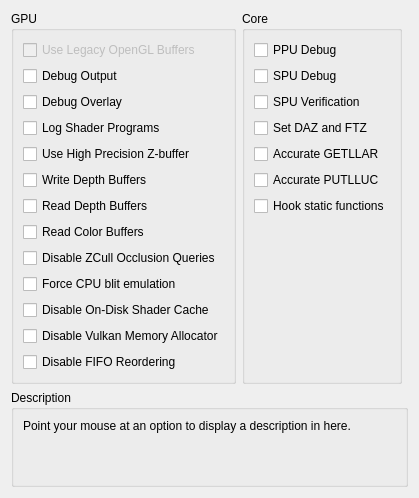
     <widget class="QWidget" name="debugTab">
      <attribute name="title">
       <string>Debug</string>
      </attribute>
      <layout class="QVBoxLayout" name="verticalLayout_53">
       <item>
        <layout class="QHBoxLayout" name="horizontalLayout_21" stretch="1,1,1">
         <item>
          <widget class="QGroupBox" name="groupBox_48">
           <property name="enabled">
            <bool>true</bool>
           </property>
           <property name="title">
            <string>GPU</string>
           </property>
           <property name="alignment">
            <set>Qt::AlignLeading|Qt::AlignLeft|Qt::AlignTop</set>
           </property>
           <layout class="QVBoxLayout" name="verticalLayout_17">
            <item alignment="Qt::AlignTop">
             <widget class="QCheckBox" name="glLegacyBuffers">
              <property name="enabled">
               <bool>false</bool>
              </property>
              <property name="text">
               <string>Use Legacy OpenGL Buffers</string>
              </property>
             </widget>
            </item>
            <item alignment="Qt::AlignTop">
             <widget class="QCheckBox" name="debugOutput">
              <property name="text">
               <string>Debug Output</string>
              </property>
             </widget>
            </item>
            <item>
             <widget class="QCheckBox" name="debugOverlay">
              <property name="text">
               <string>Debug Overlay</string>
              </property>
             </widget>
            </item>
            <item>
             <widget class="QCheckBox" name="logProg">
              <property name="text">
               <string>Log Shader Programs</string>
              </property>
             </widget>
            </item>
            <item alignment="Qt::AlignTop">
             <widget class="QCheckBox" name="forceHighpZ">
              <property name="text">
               <string>Use High Precision Z-buffer</string>
              </property>
             </widget>
            </item>
            <item>
             <widget class="QCheckBox" name="dumpDepth">
              <property name="text">
               <string>Write Depth Buffers</string>
              </property>
             </widget>
            </item>
            <item>
             <widget class="QCheckBox" name="readDepth">
              <property name="text">
               <string>Read Depth Buffers</string>
              </property>
             </widget>
            </item>
            <item>
             <widget class="QCheckBox" name="readColor">
              <property name="text">
               <string>Read Color Buffers</string>
              </property>
             </widget>
            </item>
            <item>
             <widget class="QCheckBox" name="disableHwOcclusionQueries">
              <property name="text">
               <string>Disable ZCull Occlusion Queries</string>
              </property>
             </widget>
            </item>
            <item>
             <widget class="QCheckBox" name="forceCpuBlitEmulation">
              <property name="text">
               <string>Force CPU blit emulation</string>
              </property>
             </widget>
            </item>
            <item>
             <widget class="QCheckBox" name="disableOnDiskShaderCache">
              <property name="text">
               <string>Disable On-Disk Shader Cache</string>
              </property>
             </widget>
            </item>
            <item>
             <widget class="QCheckBox" name="disableVulkanMemAllocator">
              <property name="text">
               <string>Disable Vulkan Memory Allocator</string>
              </property>
             </widget>
            </item>
            <item>
             <widget class="QCheckBox" name="disableFIFOReordering">
              <property name="text">
               <string>Disable FIFO Reordering</string>
              </property>
             </widget>
            </item>
           </layout>
          </widget>
         </item>
         <item>
          <widget class="QGroupBox" name="groupBox_7">
           <property name="title">
            <string>Core</string>
           </property>
           <layout class="QVBoxLayout" name="verticalLayout_44">
            <item>
             <widget class="QCheckBox" name="ppuDebug">
              <property name="text">
               <string>PPU Debug</string>
              </property>
             </widget>
            </item>
            <item>
             <widget class="QCheckBox" name="spuDebug">
              <property name="text">
               <string>SPU Debug</string>
              </property>
             </widget>
            </item>
            <item>
             <widget class="QCheckBox" name="spuVerification">
              <property name="text">
               <string>SPU Verification</string>
              </property>
             </widget>
            </item>
            <item>
             <widget class="QCheckBox" name="setDAZandFTZ">
              <property name="text">
               <string>Set DAZ and FTZ</string>
              </property>
             </widget>
            </item>
            <item>
             <widget class="QCheckBox" name="accurateGETLLAR">
              <property name="text">
               <string>Accurate GETLLAR</string>
              </property>
             </widget>
            </item>
            <item>
             <widget class="QCheckBox" name="accuratePUTLLUC">
              <property name="text">
               <string>Accurate PUTLLUC</string>
              </property>
             </widget>
            </item>
            <item>
             <widget class="QCheckBox" name="hookStFunc">
              <property name="text">
               <string>Hook static functions</string>
              </property>
             </widget>
            </item>
            <item>
             <spacer name="verticalSpacer">
              <property name="orientation">
               <enum>Qt::Vertical</enum>
              </property>
              <property name="sizeHint" stdset="0">
               <size>
                <width>0</width>
                <height>0</height>
               </size>
              </property>
             </spacer>
            </item>
           </layout>
          </widget>
         </item>
         <item>
          <widget class="QWidget" name="widget_11" native="true"/>
         </item>
        </layout>
       </item>
       <item>
        <spacer name="verticalSpacer_10">
         <property name="orientation">
          <enum>Qt::Vertical</enum>
         </property>
         <property name="sizeHint" stdset="0">
          <size>
           <width>0</width>
           <height>0</height>
          </size>
         </property>
        </spacer>
       </item>
       <item>
        <widget class="QGroupBox" name="groupBox_63">
         <property name="title">
          <string>Description</string>
         </property>
         <layout class="QVBoxLayout" name="verticalLayout_52">
          <item>
           <widget class="QLabel" name="description_debug">
            <property name="text">
             <string>Point your mouse at an option to display a description in here.


</string>
            </property>
            <property name="textFormat">
             <enum>Qt::PlainText</enum>
            </property>
            <property name="alignment">
             <set>Qt::AlignLeading|Qt::AlignLeft|Qt::AlignTop</set>
            </property>
            <property name="wordWrap">
             <bool>true</bool>
            </property>
           </widget>
          </item>
         </layout>
        </widget>
       </item>
      </layout>
     </widget>
